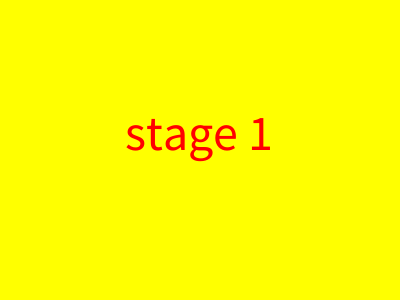
Frame 1 (no input)
Frame 60 (the mouse pressed at the canvas centre just before this capture): identical to frame 1, image omitted
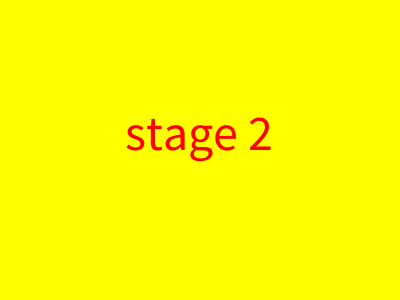
Frame 120 (the mouse held since frame 60 and released just before this capture)

The Processing sketch that drew these frames (run headless with seeded random() and noise(); from frame 60 on, the mouse is pressed at the canvas centre):

// Processing sketch: week08_3_simple_stage1_stage2
// ── week08_3_simple_stage1_stage2.pde
void setup(){
 size(400,300); 
}
int stage=1;
void draw() {
  background(255,255,0);
  fill(255,0,0);
  textSize(50);
  if (stage==1) {  //舞台1
    text( "stage 1", 125, 150);  //在125,150的地方印出stage 1
  } else if (stage==2) {
    text( "stage 2", 125, 150);
  }
}
void mousePressed() {
  if (stage==1) stage=2; //點擊切換成stage2
  else if (stage==2) stage=1;
}
